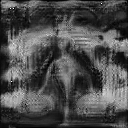

Write the Python code that produced this figure.
"""General-purpose test script for image-to-image translation.

Once you have trained your model with train.py, you can use this script to test the model.
It will load a saved model from --checkpoints_dir and save the results to --results_dir.

It first creates model and dataset given the option. It will hard-code some parameters.
It then runs inference for --num_test images and save results to an HTML file.

Example (You need to train models first or download pre-trained models from our website):
    Test a CycleGAN model (both sides):
        python test.py --dataroot ./datasets/maps --name maps_cyclegan --model cycle_gan

    Test a CycleGAN model (one side only):
        python test.py --dataroot datasets/horse2zebra/testA --name horse2zebra_pretrained --model test --no_dropout

    The option '--model test' is used for generating CycleGAN results only for one side.
    This option will automatically set '--dataset_mode single', which only loads the images from one set.
    On the contrary, using '--model cycle_gan' requires loading and generating results in both directions,
    which is sometimes unnecessary. The results will be saved at ./results/.
    Use '--results_dir <directory_path_to_save_result>' to specify the results directory.

    Test a pix2pix model:
        python test.py --dataroot ./datasets/facades --name facades_pix2pix --model pix2pix --direction BtoA

See options/base_options.py and options/test_options.py for more test options.
See training and test tips at: https://github.com/junyanz/pytorch-CycleGAN-and-pix2pix/blob/master/docs/tips.md
See frequently asked questions at: https://github.com/junyanz/pytorch-CycleGAN-and-pix2pix/blob/master/docs/qa.md
"""
import os
from options.test_options import TestOptions
from data import create_dataset
from models import create_model
from util.visualizer import save_images
from util import html
from util import util
import torch
import torchvision
from PIL import Image

os.environ['CUDA_VISIBLE_DEVICES'] = '2'


if __name__ == '__main__':
    opt = TestOptions().parse()  # get test options
    # hard-code some parameters for test
    opt.num_threads = 1   # test code only supports num_threads = 1
    opt.batch_size = 1    # test code only supports batch_size = 1
    opt.serial_batches = True  # disable data shuffling; comment this line if results on randomly chosen images are needed.
    opt.no_flip = True    # no flip; comment this line if results on flipped images are needed.
    opt.display_id = -1   # no visdom display; the test code saves the results to a HTML file.
    dataset = create_dataset(opt)  # create a dataset given opt.dataset_mode and other options
    model = create_model(opt)      # create a model given opt.model and other options
    model.setup(opt)               # regular setup: load and print networks; create schedulers
    # create a website
    # web_dir = os.path.join(opt.results_dir, opt.name, '%s_%s' % (opt.phase, opt.epoch))  # define the website directory
    # webpage = html.HTML(web_dir, 'Experiment = %s, Phase = %s, Epoch = %s' % (opt.name, opt.phase, opt.epoch))
    # test with eval mode. This only affects layers like batchnorm and dropout.
    # For [pix2pix]: we use batchnorm and dropout in the original pix2pix. You can experiment it with and without eval() mode.
    # For [CycleGAN]: It should not affect CycleGAN as CycleGAN uses instancenorm without dropout.
    if opt.eval:
        model.eval()
    for i, data in enumerate(dataset):
        #if i >= opt.num_test:  # only apply our model to opt.num_test images.
        #    break
        model.set_input(data)  # unpack data from data loader
        model.test()           # run inference
        fake_B = getattr(model, 'fake_B')  # (1,1,64,128,128)
        # fake_B = torch.squeeze(fake_B)
        # fake_B_img = fake_B.cpu()
        # img = torchvision.transforms.ToPILImage()(fake_B_img[0].unsqueeze(0))
        patient_id = data['B_paths'][0].split('/')[-1]
        save_dir = os.path.join(opt.results_dir, patient_id)
        if not os.path.exists(save_dir):
            os.makedirs(save_dir)
        for idx in range(fake_B.shape[2]):
            save_path = os.path.join(save_dir, str(idx)+'.png')
            im = util.tensor2im(fake_B[:, :, idx, :, :])
            util.save_image(im, save_path)

        #img.save('test.png')


        '''visuals = model.get_current_visuals()  # get image results
        img_path = model.get_image_paths()     # get image paths
        if i % 5 == 0:  # save images to an HTML file
            print('processing (%04d)-th image... %s' % (i, img_path))
        save_images(webpage, visuals, img_path, aspect_ratio=opt.aspect_ratio, width=opt.display_winsize) comment by cz'''
    # webpage.save()  # save the HTML
